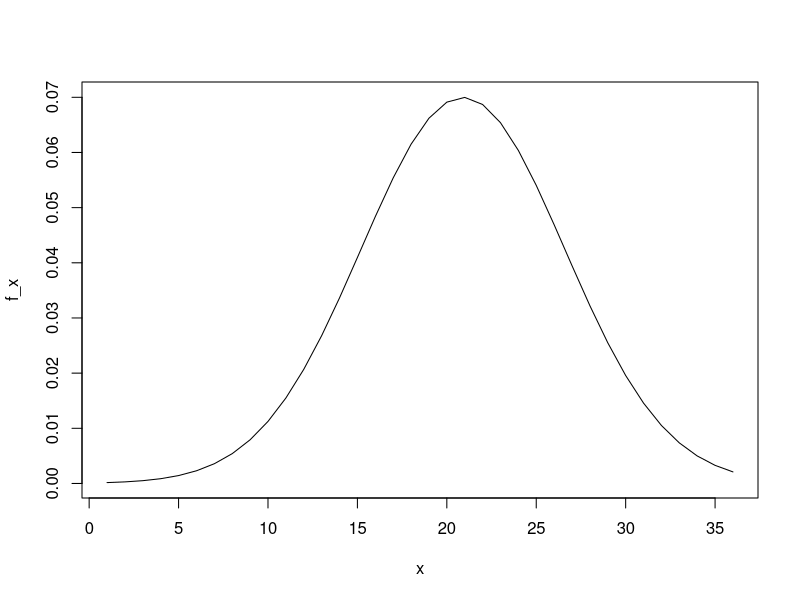
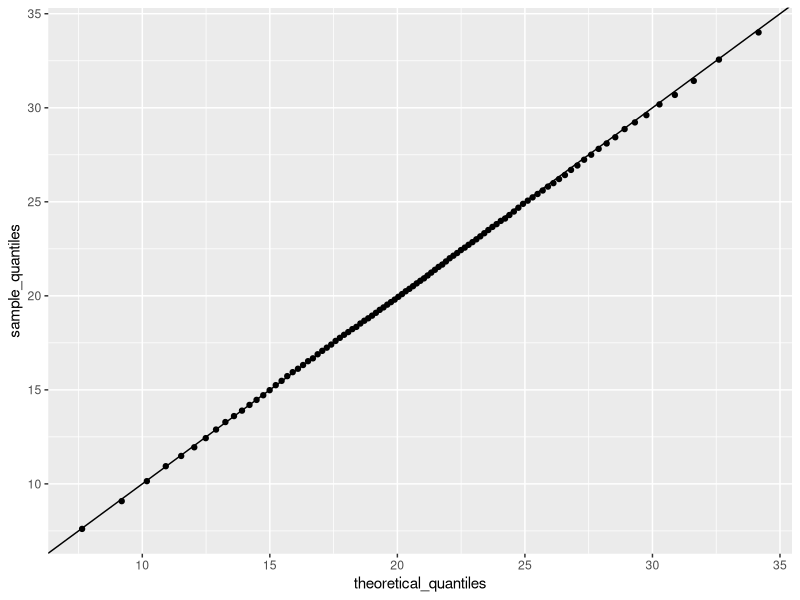

R code for these plots, in order:
library(tidyverse)

sample_size <- 10000
test_mean <- 20.9
test_sd <- 5.7

set.seed(16, sample.kind = "Rounding")

act_scores <- rnorm(sample_size, test_mean, test_sd)

# determine the mean of the act_scores sample
mean(act_scores)

# determine the standard deviation of the act_scores sample
sd(act_scores)

# determine the number of perfect scores in the sample
perfect_scores <- act_scores >= 36
sum(perfect_scores)

# The probability of an ACT score greater than 30 in act_scores?
gt_30 <- act_scores > 30
count_gt_30 <- sum(gt_30)

prob_gt_30 <- count_gt_30 / sample_size
prob_gt_30

# The probability of an ACT score <= 10 in act_scores?
lt_10 <- act_scores <= 10
count_lt_10 <- sum(lt_10)

prob_lt_10 <- count_lt_10 / sample_size
prob_lt_10

# Set x equal to the sequence of integers 1 to 36. 
# Use dnorm to determine the value of the probability density function over x
# given a mean of 20.9 and standard deviation of 5.7;
# save the result as f_x. Plot x against f_x.

x <- seq(1,36)

f_x <- dnorm(x, 20.9, 5.7)
plot(x, f_x, type = 'l')


# Part 3
#  convert raw ACT scores to Z-scores 

z_score_scale <- scale(act_scores)
1 - mean(abs(z_score_scale) <= 2)

#  the probability of a Z-score greater than 2
z_gt_2 <- z_score_scale > 2
sum(z_gt_2) / 10000

# score value corresponds to 2 standard deviations above the mean (Z = 2)
mean(act_scores) + (2*sd(act_scores))

# the 97.5th percentile of act_scores
qnorm(0.975, mean = mean(act_scores), sd = sd(act_scores))

##
##
# Write a function that takes a value and produces the
# probability of an ACT score less than or equal to that value (the CDF).
# Apply this function to the range 1 to 36.

act_cdf <- function(ascore) {
 
  lessthan <- act_scores <= ascore
  count_lt <- sum(lessthan)
  
  prob_lt_cdf <- count_lt / sample_size
  prob_lt_cdf
}

applyrange <- sapply(x, act_cdf)

# list the values of score such that the probability of that score or lower
# is at least .95
which(applyrange >= 0.95)

# list the minimum index
min(which(applyrange >= 0.95))


# determine the expected 95th percentile, the value for which the probability of
# receiving that score or lower is 0.95, 
# given a mean score of 20.9 and standard deviation of 5.7.
qnorm(0.95, 20.9, 5.7)

# use quantile() to determine sample quantiles from the data.
p <- seq(0.01, 0.99, 0.01)
sample_quantiles <- quantile(act_scores, p)

# Determine the percentile of a score of 26.
which(sample_quantiles >= 26)


# Make a QQ-plot graphing 
# sample_quantiles on the y-axis versus theoretical_quantiles on the x-axis.
theoretical_quantiles <- qnorm(p, mean = 20.9, sd =  5.7)
qplot(theoretical_quantiles, sample_quantiles) + geom_abline()


